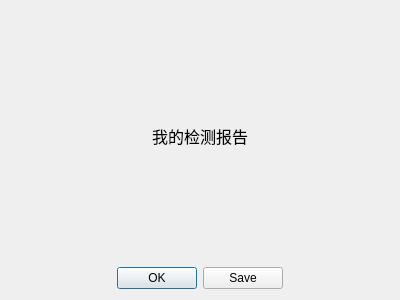
<?xml version="1.0" encoding="UTF-8"?>
<ui version="4.0">
 <class>Dialog</class>
 <widget class="QDialog" name="Dialog">
  <property name="geometry">
   <rect>
    <x>0</x>
    <y>0</y>
    <width>400</width>
    <height>300</height>
   </rect>
  </property>
  <property name="sizePolicy">
   <sizepolicy hsizetype="Preferred" vsizetype="Preferred">
    <horstretch>0</horstretch>
    <verstretch>0</verstretch>
   </sizepolicy>
  </property>
  <property name="windowTitle">
   <string>Dialog</string>
  </property>
  <layout class="QGridLayout" name="gridLayout">
   <item row="0" column="0">
    <widget class="QLabel" name="label">
     <property name="font">
      <font>
       <family>Microsoft YaHei UI</family>
       <pointsize>12</pointsize>
      </font>
     </property>
     <property name="text">
      <string>我的检测报告</string>
     </property>
     <property name="alignment">
      <set>Qt::AlignCenter</set>
     </property>
    </widget>
   </item>
   <item row="1" column="0">
    <widget class="QDialogButtonBox" name="buttonBox">
     <property name="sizePolicy">
      <sizepolicy hsizetype="Maximum" vsizetype="Maximum">
       <horstretch>0</horstretch>
       <verstretch>0</verstretch>
      </sizepolicy>
     </property>
     <property name="orientation">
      <enum>Qt::Horizontal</enum>
     </property>
     <property name="standardButtons">
      <set>QDialogButtonBox::Ok|QDialogButtonBox::Save</set>
     </property>
    </widget>
   </item>
  </layout>
 </widget>
 <resources/>
 <connections>
  <connection>
   <sender>buttonBox</sender>
   <signal>accepted()</signal>
   <receiver>Dialog</receiver>
   <slot>accept()</slot>
   <hints>
    <hint type="sourcelabel">
     <x>248</x>
     <y>254</y>
    </hint>
    <hint type="destinationlabel">
     <x>157</x>
     <y>274</y>
    </hint>
   </hints>
  </connection>
  <connection>
   <sender>buttonBox</sender>
   <signal>rejected()</signal>
   <receiver>Dialog</receiver>
   <slot>reject()</slot>
   <hints>
    <hint type="sourcelabel">
     <x>316</x>
     <y>260</y>
    </hint>
    <hint type="destinationlabel">
     <x>286</x>
     <y>274</y>
    </hint>
   </hints>
  </connection>
 </connections>
</ui>
